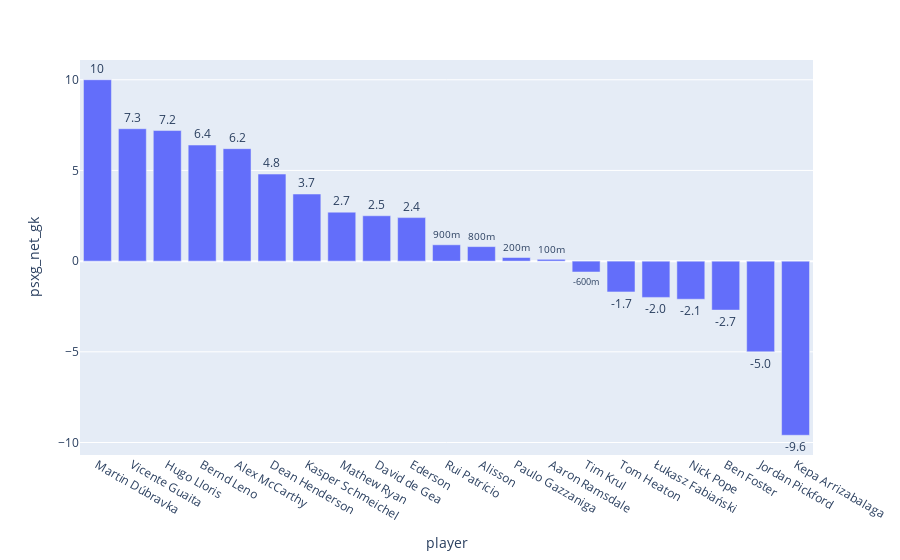

The notebook cell this image was saved under:
### Code cell
plot(keeper,'psxg_net_gk','bar')

### Figure 1 — Plotly figure (JSON) as saved in the notebook; plotly's stock layout.template omitted (floating-point values rounded to 4 significant figures)
{"data": [{"alignmentgroup": "True", "hovertemplate": "player=%{x}<br>psxg_net_gk=%{text}<extra></extra>", "legendgroup": "", "marker": {"color": "#636efa"}, "name": "", "offsetgroup": "", "orientation": "v", "showlegend": false, "text": [0.8, -9.6, 10, 2.4, -2, -2.7, 0.2, 2.5, 7.3, -1.7, 4.8, -0.6, 6.4, 7.2, 6.2, 0.9, -5, -2.1, 0.1, 2.7, 3.7], "textposition": "outside", "texttemplate": "%{text:.2s}", "type": "bar", "x": ["Alisson", "Kepa Arrizabalaga", "Martin Dúbravka", "Ederson", "Łukasz Fabiański", "Ben Foster", "Paulo Gazzaniga", "David de Gea", "Vicente Guaita", "Tom Heaton", "Dean Henderson", "Tim Krul", "Bernd Leno", "Hugo Lloris", "Alex McCarthy", "Rui Patrício", "Jordan Pickford", "Nick Pope", "Aaron Ramsdale", "Mathew Ryan", "Kasper Schmeichel"], "xaxis": "x", "y": [0.8, -9.6, 10, 2.4, -2, -2.7, 0.2, 2.5, 7.3, -1.7, 4.8, -0.6, 6.4, 7.2, 6.2, 0.9, -5, -2.1, 0.1, 2.7, 3.7], "yaxis": "y"}], "layout": {"barmode": "relative", "legend": {"tracegroupgap": 0}, "margin": {"t": 60}, "xaxis": {"anchor": "y", "categoryorder": "total descending", "domain": [0, 1], "title": {"text": "player"}}, "yaxis": {"anchor": "x", "domain": [0, 1], "title": {"text": "psxg_net_gk"}}}}
